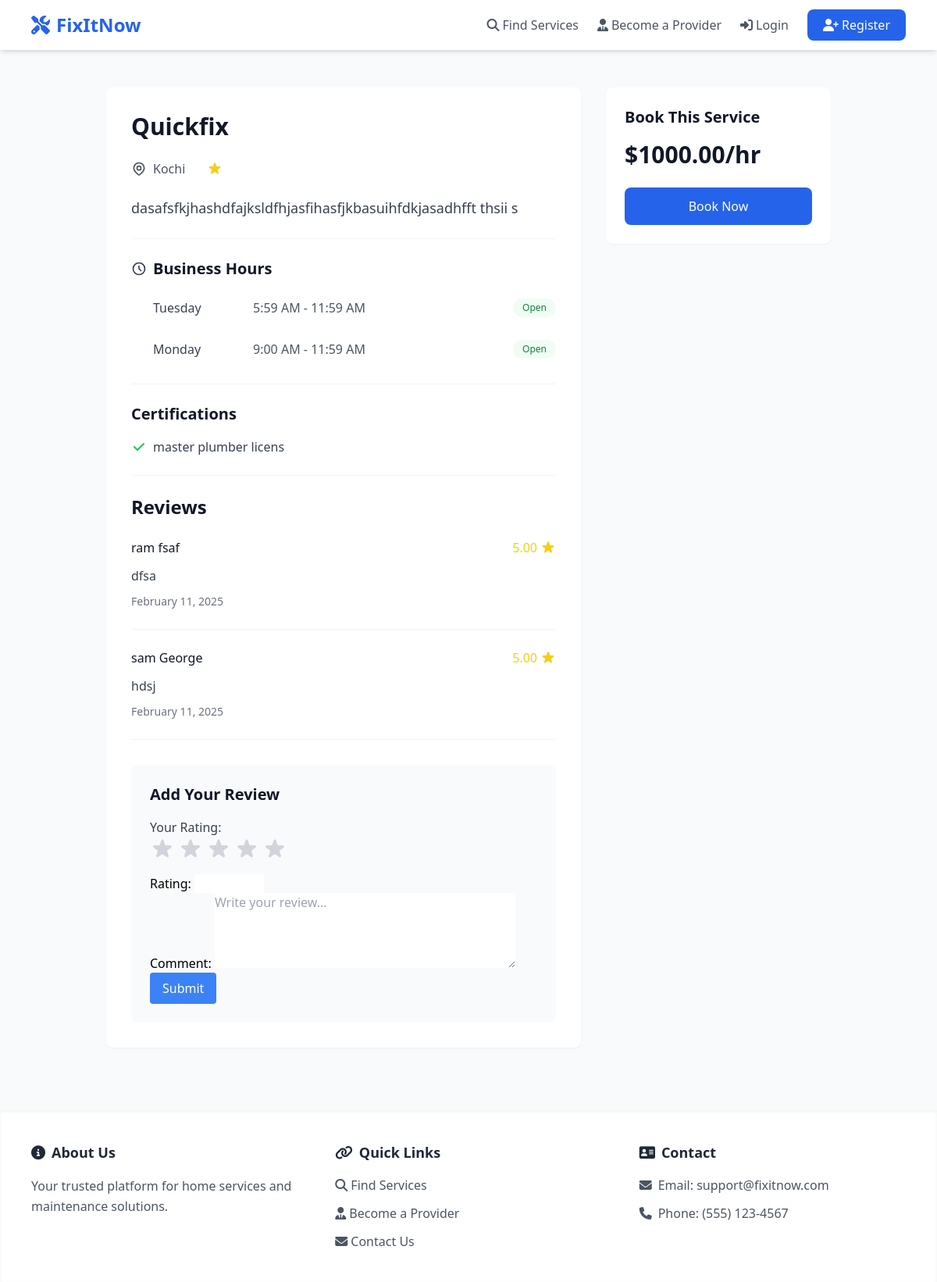
The app's page /services/service/1/, older data.
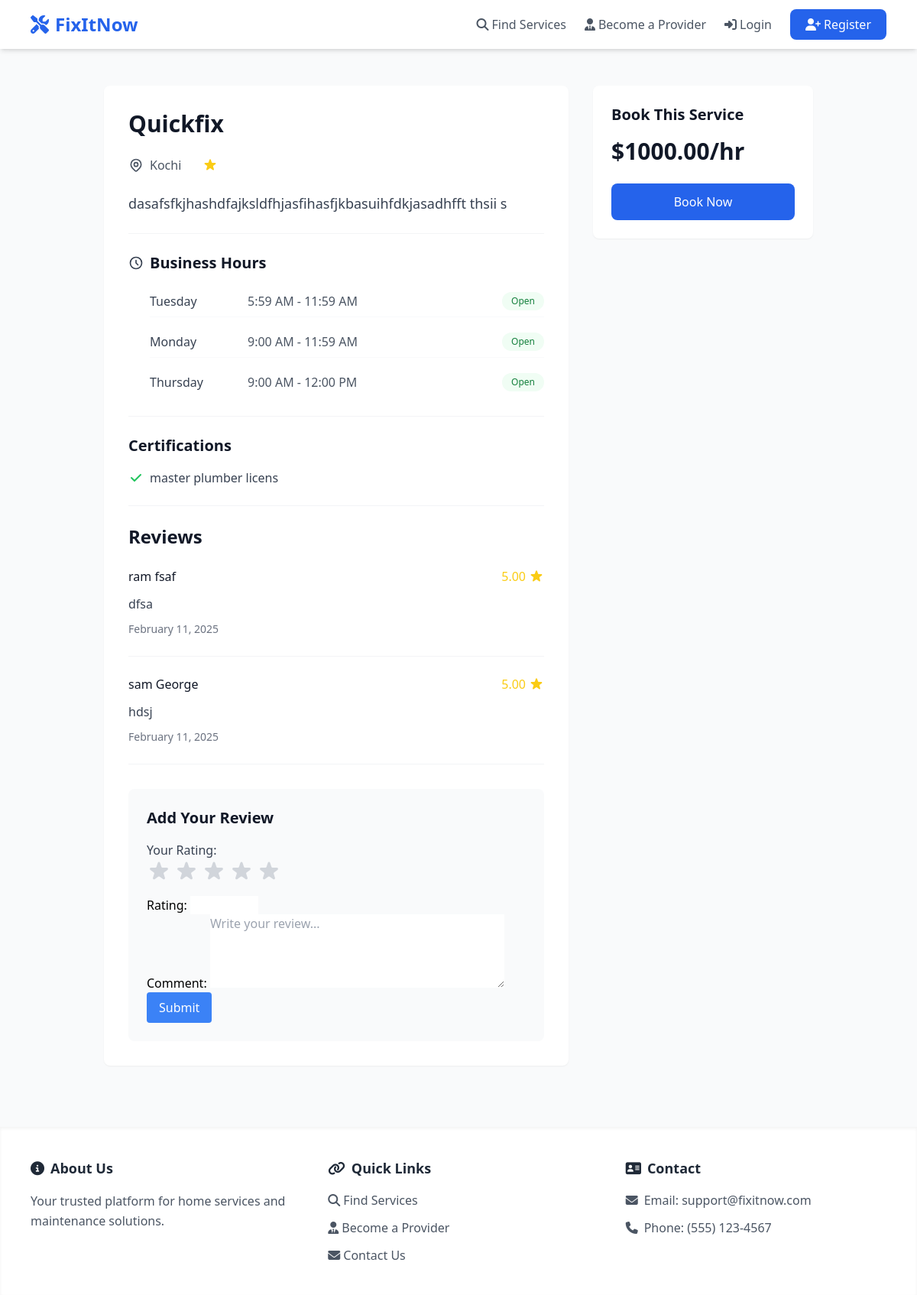
The same page, newer data.
### services/models.py (models this page shows, shortened)
class Service(models.Model):
    provider = models.ForeignKey(ServiceProvider, on_delete=models.CASCADE, related_name='services')
    category = models.ForeignKey(ServiceCategory, on_delete=models.CASCADE)
    name = models.CharField(max_length=255)
    description = models.TextField()
    base_price = models.DecimalField(max_digits=10, decimal_places=2)
    image = models.ImageField(upload_to='service_images/', null=True, blank=True)
    is_active = models.BooleanField(default=True)
    created_at = models.DateTimeField(auto_now_add=True)
    updated_at = models.DateTimeField(auto_now=True)
    class Meta:
        ordering = ['-created_at']

class AvailabilitySchedule(models.Model):
    provider = models.ForeignKey(ServiceProvider, on_delete=models.CASCADE, related_name='availability')
    DAYS_OF_WEEK = [
        ('Monday', 'Monday'),
        ('Tuesday', 'Tuesday'),
        ('Wednesday', 'Wednesday'),
        ('Thursday', 'Thursday'),
        ('Friday', 'Friday'),
        ('Saturday', 'Saturday'),
        ('Sunday', 'Sunday')
    ]
    day_of_week = models.CharField(max_length=10, choices=DAYS_OF_WEEK)
    start_time = models.TimeField()
    end_time = models.TimeField()
    is_available = models.BooleanField(default=True)
    class Meta:
        unique_together = ['provider', 'day_of_week']

class Review(models.Model):
    service = models.ForeignKey('Service', on_delete=models.CASCADE, related_name='reviews', default=1)
    user = models.ForeignKey(User, on_delete=models.CASCADE, default=1)  # Renamed from 'customer' to 'user'
    rating = models.DecimalField(
        max_digits=3,
        decimal_places=2,
        validators=[MinValueValidator(0.00), MaxValueValidator(5.00)]
    )
    comment = models.TextField()
    created_at = models.DateTimeField(auto_now_add=True)
    class Meta:
        unique_together = ('user', 'service')  # Ensuring uniqueness for user-service pair

### accounts/models.py (models this page shows, shortened)
class ServiceArea(models.Model):
    provider = models.ForeignKey(ServiceProvider, on_delete=models.CASCADE, related_name='service_areas')
    city = models.CharField(max_length=100)
    state = models.CharField(max_length=100)
    zip_code = models.CharField(max_length=20)

class Certification(models.Model):
    provider = models.ForeignKey(ServiceProvider, on_delete=models.CASCADE, related_name='certifications')
    name = models.CharField(max_length=255)
    issued_by = models.CharField(max_length=255)
    issued_date = models.DateField()
    expiry_date = models.DateField()
    document_url = models.URLField()

class User(AbstractUser):
    phone_number = models.CharField(max_length=20)
    address = models.TextField()
    city = models.CharField(max_length=100)
    state = models.CharField(max_length=100)
    zip_code = models.CharField(max_length=20)
    user_type = models.CharField(max_length=20, choices=[
        ('customer', 'Customer'),
        ('service_provider', 'Service Provider')
    ])
    created_at = models.DateTimeField(auto_now_add=True)
    updated_at = models.DateTimeField(auto_now=True)
    profile_picture = models.ImageField(upload_to='profile_pictures/', null=True, blank=True)
    is_verified = models.BooleanField(default=False)
    bio = models.TextField(blank=True)
    preferred_communication = models.CharField(
        max_length=20,
        choices=[
            ('email', 'Email'),
            ('phone', 'Phone'),
            ('both', 'Both')
        ],
        default='email'
    )
    account_status = models.CharField(
        max_length=20,
        choices=[
            ('active', 'Active'),
            ('inactive', 'Inactive'),
            ('suspended', 'Suspended')
        ],
        default='active'
    )

### services/views.py (the view, shortened to what this page needs)
# urls.py: path('service/<int:pk>/', views.ServiceDetailView.as_view(), name='service_detail'),
class ServiceDetailView(DetailView):
    model = Service
    template_name = 'service_detail.html'
    context_object_name = 'service'
    def get_context_data(self, **kwargs):
        context = super().get_context_data(**kwargs)
        context['booking_form'] = BookingForm(provider=self.object.provider)
        context['certifications'] = Certification.objects.filter(provider=self.object.provider)
        context['service_area'] = ServiceArea.objects.filter(provider=self.object.provider)
        context['availability_schedule'] = AvailabilitySchedule.objects.filter(provider=self.object.provider)
        context["review_form"] = ReviewForm()
        context["reviews"] = self.object.reviews.all().order_by('-created_at')
        return context

### templates/service_detail.html (shortened to what this page needs)
{% extends 'base.html' %}
{% block content %}
<div class="max-w-7xl mx-auto px-4 sm:px-6 lg:px-8 py-8">
    <div class="grid grid-cols-1 md:grid-cols-3 gap-8">
        <div class="md:col-span-2 bg-white rounded-lg shadow-sm p-8">
            <div class="space-y-6 border-b border-gray-100 pb-6">
                <h1 class="text-3xl font-semibold text-gray-900">{{ service.name }}</h1>
                <div class="flex flex-wrap items-center gap-4 text-gray-600">
                    <div class="flex items-center">
                        {% for area in service_area %}
                            <span class="mr-2">{{ area.city }}</span>
                        {% endfor %}
                    </div>
                    <div class="flex items-center text-yellow-400">
                    </div>
                </div>
                <p class="text-gray-700 text-lg leading-relaxed">{{ service.description }}</p>
            </div>
            <div class="py-6 border-b border-gray-100">
                <div class="flex items-center text-gray-700 mb-4">
                    <svg class="w-5 h-5 mr-2 flex-shrink-0" fill="none" stroke="currentColor" viewBox="0 0 24 24">
                        <path stroke-linecap="round" stroke-linejoin="round" stroke-width="2" d="M12 8v4l3 3m6-3a9 9 0 11-18 0 9 9 0 0118 0z"/>
                    </svg>
                    <h3 class="text-xl font-semibold text-gray-900">Business Hours</h3>
                </div>
                <div class="ml-7 space-y-3">
                    {% for time in availability_schedule %}
                        <div class="flex items-center justify-between py-2 border-b border-gray-50 last:border-0">
                            <div class="flex items-center space-x-4">
                                <span class="font-medium w-28 text-gray-700">{{ time.day_of_week }}</span>
                                <div class="text-gray-600">
                                    {% if time.is_available %}
                                        <span>{{ time.start_time|time:"g:i A" }} - {{ time.end_time|time:"g:i A" }}</span>
                                    {% else %}
                                        <span class="text-gray-400">Closed</span>
                                    {% endif %}
                                </div>
                            </div>
                            {% if time.is_available %}
                                <span class="px-3 py-1 text-xs font-medium text-green-700 bg-green-50 rounded-full">Open</span>
                            {% else %}
                                <span class="px-3 py-1 text-xs font-medium text-red-700 bg-red-50 rounded-full">Closed</span>
                            {% endif %}
                        </div>
                    {% endfor %}
                </div>
            </div>
            <div class="py-6 border-b border-gray-100">
                <h3 class="text-xl font-semibold text-gray-900 mb-4">Certifications</h3>
                <ul class="grid grid-cols-1 md:grid-cols-2 gap-3">
                    {% for certification in certifications %}
                        <li class="flex items-center text-gray-700">
                            <svg class="w-5 h-5 mr-2 text-green-500" fill="currentColor" viewBox="0 0 20 20">
                                <path fill-rule="evenodd" d="M16.707 5.293a1 1 0 010 1.414l-8 8a1 1 0 01-1.414 0l-4-4a1 1 0 011.414-1.414L8 12.586l7.293-7.293a1 1 0 011.414 0z" clip-rule="evenodd"/>
                            </svg>
                            {{ certification.name }}
                        </li>
                    {% endfor %}
                </ul>
            </div>
            <div class="pt-6">
                <h2 class="text-2xl font-semibold text-gray-900 mb-6">Reviews</h2>
                <div class="space-y-6">
                    {% for review in reviews %}
                        <div class="border-b border-gray-100 pb-6">
                            <div class="flex justify-between items-center mb-3">
                                <span class="font-medium text-gray-900">{{ review.user.get_full_name}}</span>
                                <div class="flex items-center text-yellow-400">
                                    <span class="mr-1">{{ review.rating }}</span>
                                </div>
                            </div>
                            <p class="text-gray-700 mb-2">{{ review.comment}}</p>
                            <span class="text-sm text-gray-500">{{ review.created_at|date:"F j, Y" }}</span>
                        </div>
                    {% endfor %}
                </div>
                <div class="mt-8 bg-gray-50 rounded-lg p-6">
                    <h3 class="text-xl font-semibold text-gray-900 mb-4">Add Your Review</h3>
                    <form method="post" action="">
                        <div class="mb-4">
                            <label for="rating" class="block text-gray-700">Your Rating:</label>
                            <div class="flex mb-4 space-x-1">
                                {% for i in "12345"|make_list %}
                                    <button type="button" class="text-gray-300 hover:text-yellow-400 transition-colors">
                                    </button>
                                {% endfor %}
                            </div>
                        </div>
                        {{ review_form.as_p }}
                        <button type="submit" class="bg-blue-500 text-white px-4 py-2 rounded hover:bg-blue-600 transition-colors">Submit</button>
                    </form>
                </div>
            </div>
        </div>
        <div class="md:col-span-1">
            <div class="bg-white rounded-lg shadow-sm p-6 sticky top-6">
                <h2 class="text-xl font-semibold text-gray-900 mb-4">Book This Service</h2>
                <div class="text-3xl font-bold text-gray-900 mb-6">${{ service.base_price }}/hr</div>
                    <a href="{% url 'services:create_booking' service.id %}"
                       class="w-full px-6 py-3 bg-blue-600 text-white rounded-lg hover:bg-blue-700 focus:outline-none focus:ring-2 focus:ring-blue-500 focus:ring-offset-2 transition-colors text-center block">
                        Book Now
                    </a>
            </div>
        </div>
    </div>
</div>
{% endblock %}

Row changes from the older to the newer data that the page shows:
added AvailabilitySchedule: day_of_week "Thursday", start_time "9:00 AM", end_time "12:00 PM", is_available "Open"
